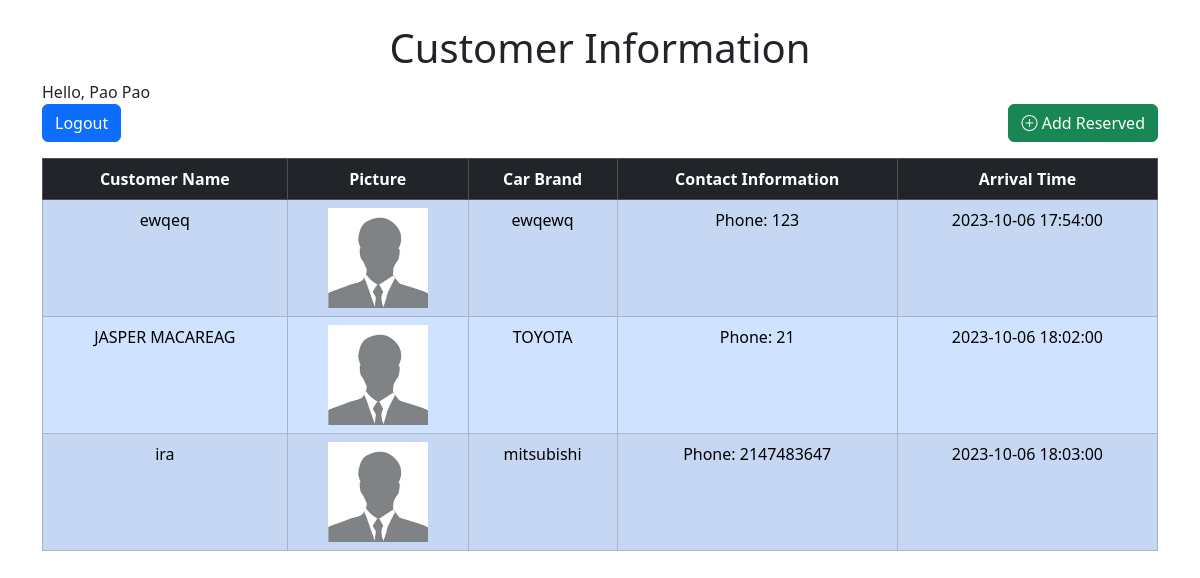
Page /user_page.php (signed in) on the committed database.
### tables this page shows
CREATE TABLE `users` (
  `id` bigint(20) NOT NULL,
  `user_id` bigint(20) NOT NULL,
  `surname` varchar(100) NOT NULL,
  `given_name` varchar(100) NOT NULL,
  `user_name` varchar(100) NOT NULL,
  `password` varchar(100) NOT NULL,
  `date` timestamp NOT NULL DEFAULT current_timestamp() ON UPDATE current_timestamp()
);

CREATE TABLE `reservation` (
  `id` int(11) NOT NULL,
  `customer_name` varchar(255) NOT NULL,
  `brand` varchar(255) NOT NULL,
  `contact_number` int(11) NOT NULL,
  `arrival_date` varchar(255) NOT NULL,
  `date_created` date NOT NULL DEFAULT current_timestamp()
);

### functions.php (called while the page is built, shortened)
<?php
function check_login($con)
{
	if(isset($_SESSION['user_id']))
	{
		$id = $_SESSION['user_id'];
		$query = "select * from users where user_id = '$id' limit 1";
		$result = mysqli_query($con,$query);
		if($result && mysqli_num_rows($result) > 0)
		{
			$user_data = mysqli_fetch_assoc($result);
			return $user_data;
		}
	}
	die;
}
?>

### user_page.php (the view, shortened to what this page needs)
<?php
	include("connection.php");
	include("functions.php");
	$user_data = check_login($con);
?>
<!DOCTYPE html>
<html lang="en">
<head>
    <link href="https://cdn.jsdelivr.net/npm/bootstrap@5.3.2/dist/css/bootstrap.min.css" rel="stylesheet"
>
    <link rel="stylesheet" href="https://cdn.jsdelivr.net/npm/bootstrap-icons@1.11.1/font/bootstrap-icons.css">
</head>
<body>
    <div class=" container mt-4">
        <h1 class="text-center">Customer Information</h1>
        <span>Hello, <?php echo $user_data['given_name']; ?></span>
        <div class="d-flex justify-content-between mb-3">
            <div>
                <button class="btn btn-primary"><a class="text-white text-decoration-none" href="logout.php"
                        id="logout">Logout</a></button>
            </div>
            <div>
                <button class="btn btn-success" type="button" class="btn btn-primary" data-bs-toggle="modal"
                    data-bs-target="#customerModal"><i class="bi bi-plus-circle"></i> Add Reserved</button>
            </div>
        </div>
        <table class="table table-primary table-striped table-bordered">
            <thead thead class="table-dark text-center">
                <tr>
                    <th>Customer Name</th>
                    <th>Picture</th>
                    <th>Car Brand</th>
                    <th>Contact Information</th>
                    <th>Arrival Time</th>
                </tr>
            </thead>
            <tbody>
                <?php
                $query = "SELECT * FROM reservation";
                $result = mysqli_query($con, $query);
                if ($result) {
                    while ($row = mysqli_fetch_assoc($result)) {
                        echo '<tr class="text-center">';
                        echo '<td>' . $row['customer_name'] . '</td>';
                        echo '<td><img src="images/dummy.jpg" alt="' . $row['customer_name'] . '\'s Picture" class="img-fluid" style="width: 100px; height: 100px;"></td>';
                        echo '<td>' . $row['brand'] . '</td>';
                        echo '<td>Phone: ' . $row['contact_number'] . '</td>';
                        echo '<td>' . $row['arrival_date'] . '</td>';
                        echo '</tr>';
                    }
                } else {
                    echo "Error: " . mysqli_error($con);
                }
                ?>
            </tbody>
        </table>
    </div>
</body>
</html>

### rows in the picture
users: given_name "Pao Pao"
reservation: customer_name "ewqeq", brand "ewqewq", contact_number "123", arrival_date "2023-10-06 17:54:00"
reservation: customer_name "JASPER MACAREAG", brand "TOYOTA", contact_number "21", arrival_date "2023-10-06 18:02:00"
reservation: customer_name "ira", brand "mitsubishi", contact_number "2147483647", arrival_date "2023-10-06 18:03:00"
